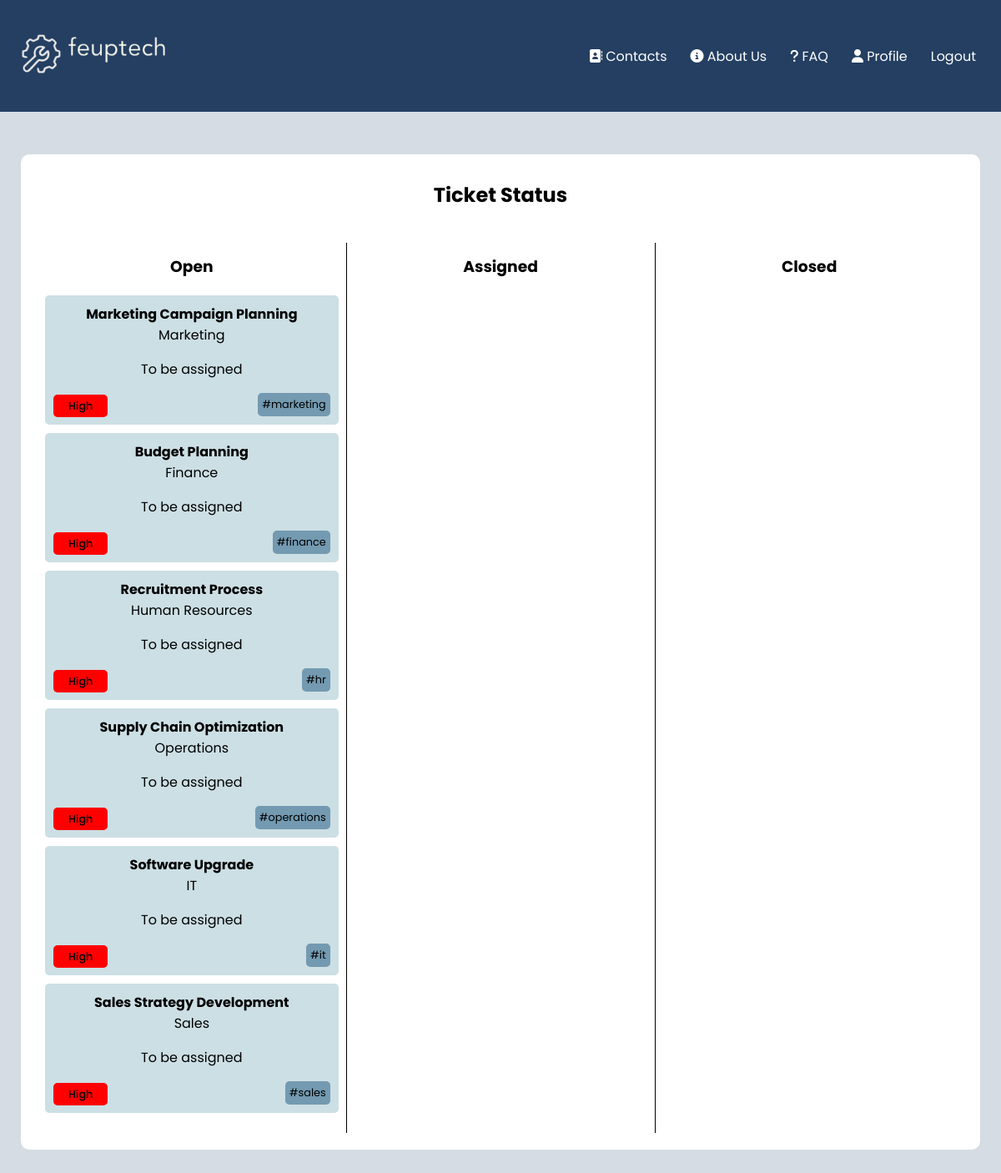
Screenshot of /pages/tickets.php (signed in) with the database file from the repository.
### tables this page shows
CREATE TABLE tickets(

    idTicket integer primary key AUTOINCREMENT,
    title text NOT NULL,
    description text,
    status text,
    idAgent text references Agents(idAgent),
    idClient text references Clients(idClient),
    department text references department(title),
    priority text,
    hashtag text,
    date datetime
);

### pages/tickets.php (called while the page is built)
<?php
    require_once(__DIR__ . '/../database/connection.db.php');
    require_once(__DIR__ . '/../database/ticket.class.php');
    require_once(__DIR__ . '/../database/user.class.php');
    require_once(__DIR__ . '/../utils/session.php');
    require_once(__DIR__ . '/../templates/tickets.tpl.php');
    $session = new Session();
    $db = getDatabaseConnection();
    $user = User::getUserWithId($db, $session->getID());
    $assigned = $user->getTickets($db, "Assigned");
    $closed = $user->getTickets($db, "Closed");
    $opened = $user->getTickets($db, "Opened");
    drawTicketsHeader($session);
    drawTickets($opened, $assigned, $closed);
?>

### utils/session.php (called while the page is built, shortened)
<?php
class Session{
      public function isLoggedIn() : bool {
        return isset($_SESSION['id']);
      }
      public function getID() : ?int {
        return isset($_SESSION['id']) ? $_SESSION['id'] : null;
      }
}
?>

### database/ticket.class.php (called while the page is built, shortened)
<?php
     class Ticket{
        public string $title;
        public string $status;
        public string $priority;
        public string $department;
        public function __construct(int $idTicket, string $title, string $status,
          string $description, string $department, string $priority, string $hashtag, string $date, string $idClient, int $idAgent){
            $this->idTicket = $idTicket;
            $this->title = $title;
            $this->status = $status;
            $this->department = $department;
            $this->priority = $priority;
            $this->hashtag = $hashtag;
        }
        public function getStatus(){
            return $this->status;
        }
        public function getDepartment(){
            return $this->department;
        }
        public function getTitle(){
            return $this->title;
        }
        public function getPriority(){
            return $this->priority;
        }
    }
?>

### database/user.class.php (called while the page is built, shortened)
<?php
     require_once(__DIR__ . '/../database/ticket.class.php');
     class User{
        public int $id;
        public function __construct(int $id, string $email, string $name, string $username){
            $this->id = $id;
        }
        public function getTickets(PDO $db, string $status): array{
            $stmt = $db->prepare('SELECT idTicket, date, title, status, idAgent, idClient, description, department, priority, hashtag FROM tickets WHERE idClient = ? AND status = ?');
            $stmt->execute([$this->id, $status]);
            $ticketRows = $stmt->fetchAll(PDO::FETCH_ASSOC);
            $tickets = [];
            foreach ($ticketRows as $row) {
                $ticket = new Ticket(
                    intval($row['idTicket']),
                    $row['title'],
                    $row['status'],
                    $row['description'],
                    $row['department'],
                    $row['priority'],
                    strval($row['hashtag']),
                    $row['date'],
                    $row['idClient'],
                    intval($row['idAgent']),
                );
                array_push($tickets, $ticket);
            }
            return $tickets;
        }
        static function getUserWithID(PDO $db, int $id) : ?User {
            $stmt = $db->prepare('
                SELECT u.idUser, u.email, u.name, u.username
                FROM users u JOIN admins a ON u.idUser = a.idAdmin
                WHERE u.idUser = ?');
            $stmt->execute(array($id));
            $row = $stmt->fetch(PDO::FETCH_ASSOC);
            $stmt = $db->prepare('
                SELECT u.idUser, u.email, u.name, u.username
                FROM users u JOIN agents a ON u.idUser = a.idAgent
                WHERE u.idUser = ?');
            $stmt->execute(array($id));;
            $stmt = $db->prepare('
                SELECT idUser, email, name, username
                FROM users
                WHERE idUser = ?');
            $stmt->execute(array($id));
            $row = $stmt->fetch(PDO::FETCH_ASSOC);
            if ($row !== false) {
                return new Client($row['idUser'],$row['email'], $row['name'], $row['username']);
            }
            return null;
            }
     }
?>

### templates/tickets.tpl.php (the view, shortened to what this page needs)
<?php function drawTicketsHeader($session, $css = "") { ?>
    <!DOCTYPE html>
    <html lang = "en-Us">
    <head>
        <link href="../css/navLogin_style.css" rel="stylesheet">
        <link href="../css/tickets_style.css" rel="stylesheet">
        <link href="../css/newTicket.css" rel="stylesheet">
        <link href="../css/tickets_all.css" rel="stylesheet">
        <link href="../css/assign_style.css" rel="stylesheet">
    </head>
    <body>
        <nav>
        <a href = "../pages"><img src ="../images/logo.png" alt = "logo"></a>
        <ul class = "navigation">
                <li class = "nav_elem"><a href = "../pages/contacts.php"><i class="fa-solid fa-address-book"></i> Contacts</a></li>
                <li class = "nav_elem"><a href = "../pages/about_us.php"><i class="fas fa-circle-info"></i> About Us</a></li>
                <li class = "nav_elem"><a href = "../pages/faq.php"><i class="fa-solid fa-question"></i> FAQ</a></li>
                <?php
                if (!$session->isLoggedIn()){
                    echo "<li class = \"nav-elem\"><a href=\"../pages/register.php\">Register</a></li>";
                    echo "<li class = \"nav-elem\"><a href=\"../pages/login.php\">Login</a></li>";
                }
                else{
                    echo "<li class = \"nav-elem\"><a href =\"../pages/profile.php\"><i class=\"fa-solid fa-user\"></i> Profile</a></li>";
                    echo "<form action=\"../actions/action_logout.php\" method=\"post\" class=\"logout\"><a href = \"#\" type=\"submit\" onclick=\"this.parentNode.submit(); return false;\">Logout</a></form>";
                }
                ?>
            </ul>
        </nav>
<?php } ?>
<?php function drawTickets($open, $assigned, $closed) { ?>
    <div class="box">
            <h2>Ticket Status</h2>
            <div class="row">
              <div class="property open">
                <h3>Open</h3>
                <?php
                  foreach($open as $ticket){
                    drawTicket($ticket);
                  }
                ?>
              </div>
              <div class="property assigned">
                <h3>Assigned</h3>
              </div>
              <div class="property closed">
                <h3>Closed</h3>
              </div>
            </div>
        </div>
    </body>
</html>
<?php } ?>
<?php function drawTicket($ticket) { ?>
    <section class="ticket">
        <a href="../pages/ticket_detail.php?ticket=
        <?php echo urlencode($ticket->idTicket) ?>" class="ticket-title">
        <?php echo $ticket->getTitle() ?>
      </a>
        <p class="ticket-department"><?php echo $ticket->getDepartment() ?></p>
        <p class="ticket-assignment">
        <?php
         $status = $ticket->getStatus();
            if ($status === 'Opened') {
              echo "<p>To be assigned</p>";
            } elseif ($status === 'Assigned') {
              $nameAgent = $ticket->getidAgent();
              echo "<p> Assigned by $nameAgent <p>";
            } elseif ($status === 'Closed') {
              $nameAgent = $ticket->getidAgent();
              echo "<p> Assigned by $nameAgent <p>";
            }
        ?></p>
        <div class="ticket-container">
        <div class="ticket-priority">
         <?php
            $priority = $ticket->getPriority();
            if ($priority === 'High') {
                      echo '<span class="high">' . $priority . '</span>';
                  } elseif ($priority === 'Medium') {
                      echo '<span class="medium">' . $priority . '</span>';
                  } elseif ($priority === 'Low') {
                      echo '<span class="low">' . $priority . '</span>';
                  }
          ?>
        </div>
        <div class="ticket-hashtag">
            <span><?php echo '#' . $ticket->hashtag ?></span>
        </div>
        </div>
        </section>
<?php } ?>

### css/navLogin_style.css (style rules this page uses)
.navigation { display: flex; justify-content: flex-end; padding: 14px 16px; }
nav a { text-decoration: none; color: white; padding: 14px; }
li { list-style: none; }
nav { background-color: #243f61; background-size: cover; background-position: center; text-align: center; font-family: 'Poppins'; margin: -8px; display: grid; grid-template-columns: auto 1fr; column-gap: 2em; align-items: center; }
nav img { width: 100%; max-width: 200px; justify-self: start; }

### css/tickets_style.css (style rules this page uses)
body { font-family: 'Poppins'; background-color: #D5DCE3; }
.box { width: 100%; max-width: 1150px; margin: 5% auto; background-color: white; border-radius: 10px; display: flex; flex-direction: column; }
h2 { text-align: center; margin-top: 31px; margin-bottom: 20px; }
.row { display: flex; flex-wrap: wrap; align-items: flex-start; padding: 20px; box-sizing: border-box; }
.property { flex-basis: 0; flex-grow: 1; text-align: center; padding: 14px 9px; }
.property h3 { margin-top: 0; margin-bottom: 20px; }
.ticket { background-color: rgba(3,94,123,0.2); padding: 10px; border-radius: 5px; margin-bottom: 10px; }
.ticket-title { margin-top: 0; margin-bottom: 5px; font-weight: bold; text-decoration: none; color: black; }
.ticket-department { margin-top: 0; margin-bottom: 0; }
.ticket-container { display: flex; flex-direction: row; justify-content: space-between; align-items: center; }
.ticket-priority { font-weight: 500; margin-right: 10px; }
.high { background-color: red; padding: 5px 18px; border-radius: 5px; font-size: 0.8em; }
.ticket-hashtag { background-color: #739AB1; padding: 5px; border-radius: 5px; font-size: 0.8em; }

### css/tickets_all.css (style rules this page uses)
body { font-family: 'Poppins'; background-color: #D5DCE3 }

### rows the page displays
tickets: title "Marketing Campaign Planning", department "Marketing", status "To be assigned", priority "High", hashtag "marketing"
tickets: title "Budget Planning", department "Finance", status "To be assigned", priority "High", hashtag "finance"
tickets: title "Recruitment Process", department "Human Resources", status "To be assigned", priority "High", hashtag "hr"
tickets: title "Supply Chain Optimization", department "Operations", status "To be assigned", priority "High", hashtag "operations"
tickets: title "Software Upgrade", department "IT", status "To be assigned", priority "High", hashtag "it"
tickets: title "Sales Strategy Development", department "Sales", status "To be assigned", priority "High", hashtag "sales"
